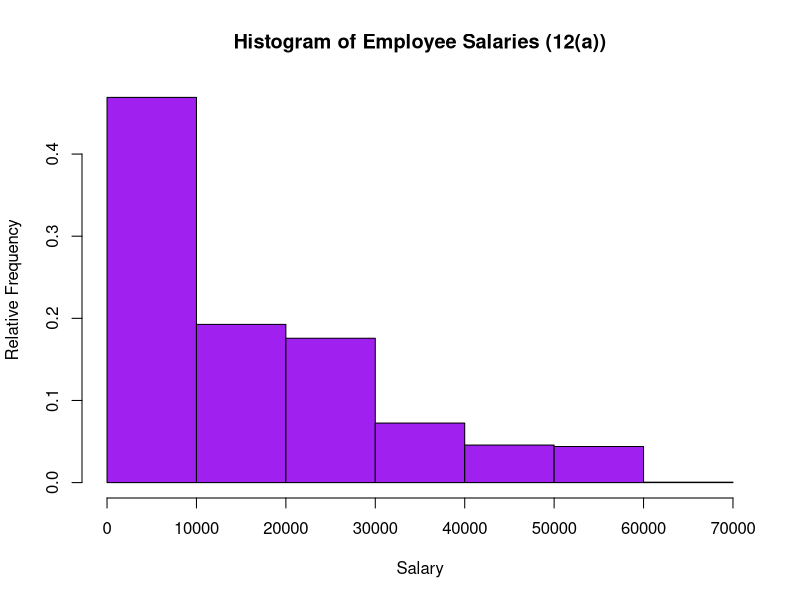
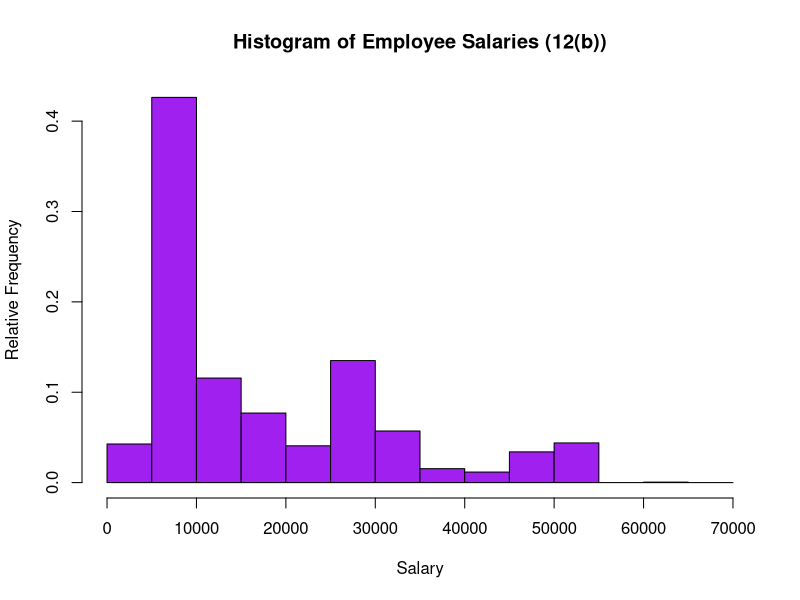
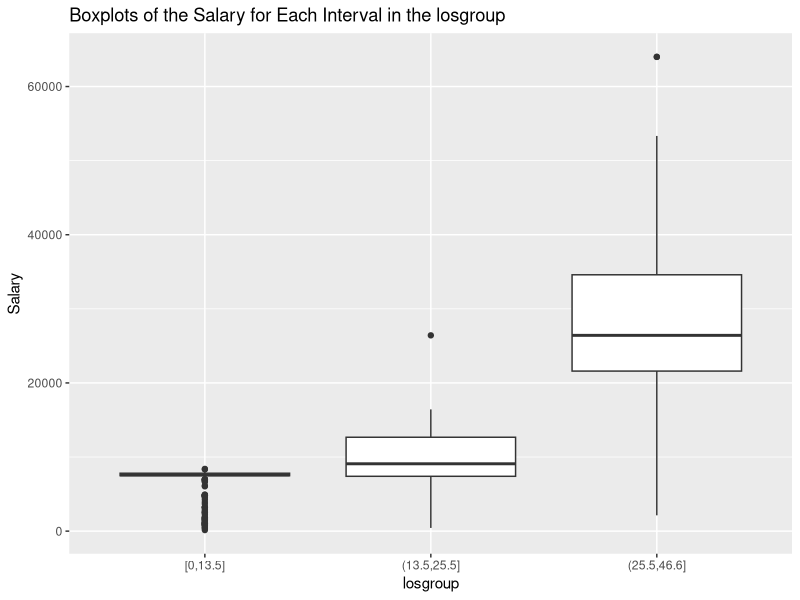

Source code (R) for these figures, in order:
## TIDYING UP DATA FOR A SIMPLE EXPLORATORY DATA ANALYSIS

## Two files, "Set1_assignment1_HRdata.csv" and "Set1_assignment1_FINdata.csv"
## are used as data.

### READ FILE INTO R

# Use strip.white to delete any spaces before and after characters if there are any
hr_data <- read.csv("Set1_assignment1_HRdata.csv", strip.white = TRUE)

#__________________________________________________________________________________________

### QUESTION 1
library(tidyverse) # to use dplyr and tidyr package

# Separate deptid_gender into two columns named deptid and gender
hr_data <- hr_data %>% separate(deptid_gender, c("deptid", "gender"), ";") 

# Remove anything other than M or F in the gender column as there are rows that have "," or "-",
# for example row 12 has ",M".
hr_data[,3] <- gsub("[^MF]", "", hr_data[,3])

#__________________________________________________________________________________________

### QUESTION 2

# Unite three columns into one
hr_data <- unite(hr_data, col = "birthdate", c('birthday', 'birthmonth', 'birthyear'), sep = "/")

# Check if there are missing values in the birthdate column
# Since output is integer(0), none of the elements in column birthdate have missing values
which(is.na(hr_data[,4]))

#__________________________________________________________________________________________

### QUESTION 3

# Strptime converts character vectors of birthdate to date format
proper_birthdate <- strptime(hr_data[,4], format="%d/%m/%Y")

# Convert birthdate column to a proper date format              
hr_data <- hr_data %>% mutate(birthdate = as.POSIXct(proper_birthdate))

# Check that now the birthdate column is of type POSIXct
str(hr_data)

# There are two missing values in the birthdate column at row 288 and 3927.
# These appear as missing values because the year 1966 and 1982 were not leap years
# but the date entered is 29 February. There is error in birthdate entry.
which(is.na(hr_data[,4]))

#__________________________________________________________________________________________

### QUESTION 4

# Remove rows with missing value in birthdate column from the whole data set, 
# that is remove row 288 and 3927.
hr_data <- hr_data[!is.na(hr_data[,4]), ]

# Observe that there are no more missing values in the birthdate column
which(is.na(hr_data[,4]))

#___________________________________________________________________________________________

### QUESTION 5

# Observe that the enterdate and exitdate columns are characters.
# Convert character vectors of enterdate and exitdate columns to date format.
proper_enterdate <- strptime(hr_data$enterdate, format="%d/%m/%Y")
proper_exitdate <- strptime(hr_data$exitdate, format="%d/%m/%Y")

# Convert enterdate and exitdate columns to a proper date format              
hr_data <- hr_data %>% mutate(enterdate = as.POSIXct(proper_enterdate),
                              exitdate = as.POSIXct(proper_exitdate))

# Check that now the enterdate and exitdate columns are of type POSIXct
str(hr_data)

#__________________________________________________________________________________________

### QUESTION 6

# difftime is a function that finds the time interval between two dates. 
# In this case, 31 Oct 2022 minus the birthdate of each employee.
# Once the number of days between the dates are obtained, divide it by 365.25 to 
# obtain the age in years. Then, make a new column called age to store it.
# as.numeric is used so that the age is num. 
# I used as.POSIXct, not as.Date, where there is a very slight difference in decimal 
# values for both date formats.
hr_data <- hr_data %>% 
  mutate(age = as.numeric((difftime(as.POSIXct("2022-10-31"), hr_data[,4], units = "days"))/365.25))

#__________________________________________________________________________________________

### QUESTION 7

# Create a new column called status. If there is NA value in exitdate column, the entry for
# status will be "active". Other than NA, the entries for exitdate column are only dates. 
# So if there is a date entry, the entry for status will be "inactive" as the employee
# already left the company.
hr_data <- hr_data %>% 
  mutate(status = case_when(is.na(hr_data$exitdate) == TRUE ~ "active", TRUE ~ "inactive"))

#__________________________________________________________________________________________

### QUESTION 8

# Create a new column called lengthofservice. If the status column's value is "inactive",
# values from enterdate column are substracted from exitdate column. If status column's 
# value is "active", values from enterdate column are substracted from 31 Oct 2022.
hr_data <- hr_data %>% 
  mutate(lengthofservice = case_when(
    hr_data$status == "inactive" ~ as.numeric((difftime(hr_data$exitdate, hr_data$enterdate, 
                                                        units = "days"))/365.25),
    hr_data$status == "active" ~ as.numeric((difftime(as.POSIXct("2022-10-31"), hr_data$enterdate, 
                                                        units = "days"))/365.25)))

#___________________________________________________________________________________________

### QUESTION 9 

library(ggplot2) # used for cut_number function and boxplots in Question 13

# Get 3 intervals of equal frequency for the lengthofservice column and store it in a new
# column called "losgroup".
# The function cut_number here makes 3 groups with 1715 observations each.
hr_data <- hr_data %>% mutate(losgroup = cut_number(hr_data$lengthofservice, 3))

# Ensures that the losgroup column contains ordered intervals. 
hr_data$losgroup <- factor(hr_data$losgroup, ordered = TRUE)

# This confirms that each interval has 1715 observations.
table(hr_data$losgroup)

# Check that the losgroup column has ordered intervals.
str(hr_data)

#____________________________________________________________________________________________

### QUESTION 10

# read data into the variable fin_data
fin_data <- read.csv("Set1_assignment1_FINdata.csv", strip.white = TRUE)

# Make a new column called "latest_salary" to store the latest salary for each employee.
# which.max function will take the index of the first maximum yearid it finds, thus saving
# the salary of the latest year in latest_salary.
# Whichever row is taken for each group does not matter now since the latest salary is already stored 
# in "latest_salary". So, use the first function to extract the first value from each group. 
# The summarise function creates a new data frame with salary based on the grouping
# of staffid. 
fin_data <- fin_data %>% 
  group_by(staffid) %>%  # group the data set by staffid
  mutate(latest_salary = salary[which.max(yearid)]) %>%
  summarise(salary = first(latest_salary)) 

# Match the staffid of those entries which intersect in both data sets. Only those that 
# intersect are joined since earlier in Question 3, two rows were removed. 
full_data <- inner_join(hr_data, fin_data)

#_____________________________________________________________________________________________

### QUESTION 11

# Extract rows that where the employees have an "active" status.
full_data <- full_data %>% filter(full_data$status == "active")

# Subset the columns needed using the select function.
final_data<- full_data %>% 
  select(staffid, deptid, status, gender, namefirst, namelast, losgroup, salary)

final_data # view the final data set

#_____________________________________________________________________________________________

### QUESTION 12

# If we plot this, we get a representation of probability densities, not a relative frequency histogram.
# It plots the density component of first_hist.
first_hist <- hist(final_data$salary, breaks = seq(0, 70000, by = 10000), freq = FALSE, col = "purple", plot = FALSE)

# So, we need to adjust the density component of first_histogram to be relative frequency components by
# dividing the counts for each interval by the sum of counts. This represents the relative frequency formula.
first_hist$density <- (first_hist$counts)/(sum(first_hist$counts))

# ANSWER FOR 12(a) PLOT
# Now, plot the histogram and set freq = FALSE where it will plot the density component. Since it was 
# already updated to be relative frequency values, we can obtain the relative frequency histogram.
plot(first_hist, freq = FALSE, main = "Histogram of Employee Salaries (12(a))", xlab = "Salary", 
     ylab = "Relative Frequency", col = "purple")

# The same steps and logic are repeated for the second_hist
second_hist <- hist(final_data$salary, breaks = seq(0, 70000, by = 5000), freq = FALSE, col = "purple", plot = FALSE)

second_hist$density <- (second_hist$counts)/(sum(second_hist$counts))

# ANSWER FOR 12(b) PLOT
plot(second_hist, freq = FALSE, main = "Histogram of Employee Salaries (12(b))", xlab = "Salary", 
     ylab = "Relative Frequency", col = "purple")

# The second histogram describes the variable best as it is a better indication of how the 
# salaries are spread out. As can be seen, the first histogram lacks details since we see that as 
# the salary increases, the relative frequency of employees with that salary decreases. However, if we 
# look at the second histogram, we will notice that the relative frequency increases and decreases often
# as the salary increases. It is easier to notice any spikes or drops in the second histogram.
# Therefore, too few bins (as in the first histogram) will mask underlying patterns that could be important.

# In the first histogram, we see that many employees, with a relative frequency around 0.47 or
# 47% of them, have a salary between 0 to 10000. While in the second histogram, roughly 0.43 or 
# 43% of the employees, which is the majority, have a salary between 5000 to 10000. 
# The second histogram narrows down this range for better interpretation and reporting.

# The second histogram gives a clearer picture for certain outliers too. 
# From the second histogram, it is seen that there is a very small proportion of employees with a 
# salary between 60000 to 65000. In the first histogram this relative frequency appears in the 
# 60000 to 70000 salary range, rendering it less informational as the range is much bigger and thus
# less specific. 

# Conclusion: Second histogram describes the variable best.

#_____________________________________________________________________________________________

### QUESTION 13

# plot 3 boxplots side by side in one graph
ggplot(final_data, aes(x = losgroup, y = salary)) +           
  geom_boxplot() +
  labs(title = "Boxplots of the Salary for Each Interval in the losgroup", 
       x = "losgroup", y = "Salary")

# The three boxplots plotted in this graph show the salaries for employees who have worked in
# three different lengths of service intervals. Employees who have worked longer, have bigger salaries.
# This is observed through the fact that employees with a length of service of 25.5 to 46.6 years have 
# the biggest median salary at around 26500. Employees with a length of service of 13.5 to 25.5 years
# on the other hand, have a median salary of roughly 9000, which is a big gap from the previously mentioned
# interval. Lastly, employees who have worked for 0 to 13.5 years have the smallest median of roughly 7600. 

# However, the [0,13.5] interval has the smallest salary range, as its median, first quartile and
# third quartile are all nearly the same value. The biggest salary range is the (25.5, 46.6] interval. 
# The interquartile range, that is the middle 50% of the data, of the (25.5, 46.6] interval is also 
# the largest since its third quartile and first quartile are the furthest apart. For this interval, 
# most employees have a salary roughly between 21800 and 34700, but some employees have salaries as 
# low as roughly 2300 and as high as roughly 53500 (not including outliers). Thus, 25% of employees in 
# the (25.5, 46.6] interval have a salary less than 21800 and 25% of employees have a salary more 
# than 34700.This interval's middle half of the data has more variability than the other two intervals. 

# For the (13.5, 25.5] interval, 25% of employees have a salary less than roughly 7000 and 25% of employees
# have a salary more than roughly 12900. This shows that this interval's central portion is less spread out
# than the (25.5, 46.6] interval. 

# Noticeably, the length of service between 0 and 13.5 years has the most number of outliers,
# especially outside the smallest value within the inner fences. This can heavily distort the data
# distribution. Besides that, there is only one outlier each for the (13.5, 25.5] and (25.5, 46.6] 
# intervals with roughly 26500 salary and 64000 salary respectively. This means that the employees 
# receive a salary way out of the range of his/her colleagues from the same length of service groups.

# The skewness of the boxplots are not very clear as the medians go to one side of the box but
# the shorter whisker is in the opposite direction. 

#____________________________________________________________________________________________
